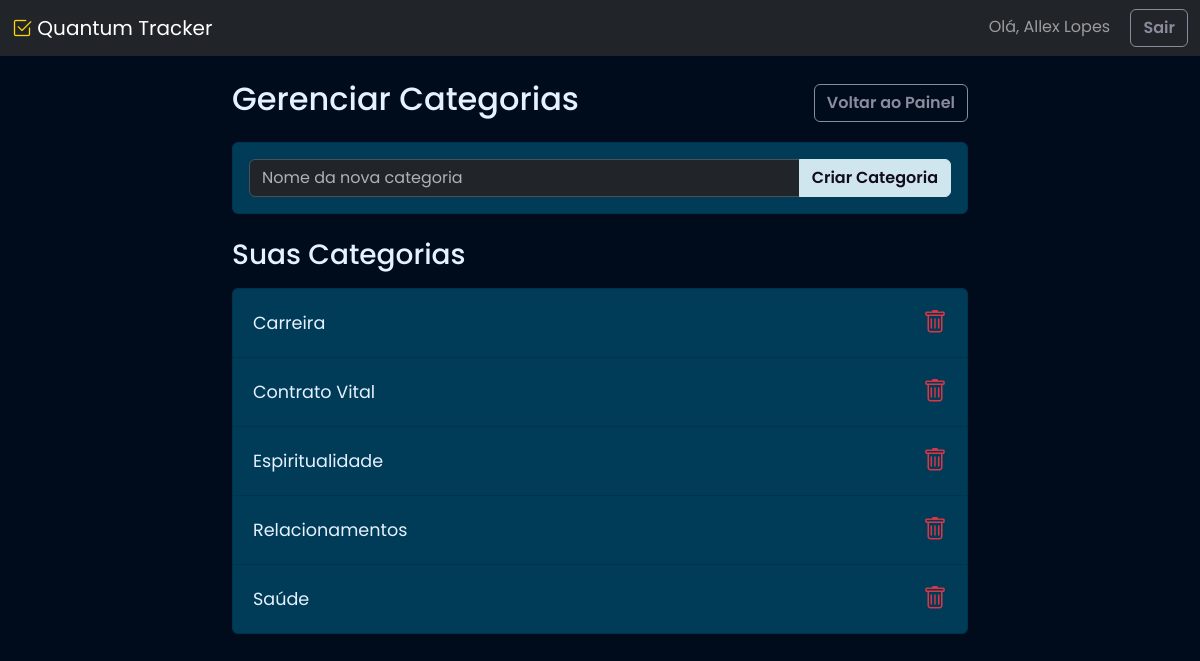
/categories (signed in), run on the app's committed database.
### main.py (models this page shows)
class User(db.Model):
    id = db.Column(db.Integer, primary_key=True)
    username = db.Column(db.String(20), unique=True, nullable=False)
    email = db.Column(db.String(120), unique=True, nullable=False)
    password = db.Column(db.String(60), nullable=False)
    tasks = db.relationship('Task', backref='author', lazy=True)
    categories = db.relationship('Category', backref='author', lazy=True)

class Category(db.Model):
    id = db.Column(db.Integer, primary_key=True)
    name = db.Column(db.String(100), nullable=False)
    user_id = db.Column(db.Integer, db.ForeignKey('user.id'), nullable=False)
    tasks = db.relationship('Task', backref='category', lazy=True)

### main.py (the view)
@app.route('/categories')
def categories():
    if 'user_id' not in session:
        return redirect(url_for('login'))
    user = db.session.get(User, session['user_id'])
    form = CategoryForm()
    user_categories = Category.query.filter_by(author=user).order_by(Category.name).all()
    return render_template('categories.html', title='Gerenciar Categorias', user=user, categories=user_categories, form=form)

### main.py
class CategoryForm(FlaskForm):
    name = StringField('Nome da Categoria', validators=[DataRequired(), Length(min=2, max=100)])
    submit = SubmitField('Criar Categoria')

### templates/categories.html (shortened to what this page needs)
<!DOCTYPE html>
<html lang="pt-BR" data-bs-theme="dark">
<head>
    <link href="https://cdn.jsdelivr.net/npm/bootstrap@5.3.2/dist/css/bootstrap.min.css" rel="stylesheet">
    <link rel="stylesheet" href="https://cdn.jsdelivr.net/npm/bootstrap-icons@1.11.1/font/bootstrap-icons.css">
    <link rel="stylesheet" href="{{ url_for('static', filename='style.css') }}">
</head>
<body>
    <nav class="navbar navbar-expand-lg navbar-dark bg-dark">
        <div class="container-fluid">
            <a class="navbar-brand" href="{{ url_for('dashboard') }}"><i class="bi bi-check2-square brand-icon"></i> Quantum Tracker</a>
            <div class="ms-auto">
                <span class="navbar-text me-3">Olá, {{ user.username }}</span>
                <a href="{{ url_for('logout') }}" class="btn btn-outline-secondary">Sair</a>
            </div>
        </div>
    </nav>
    <div class="container mt-4">
        <div class="row">
            <div class="col-md-8 offset-md-2">
                <div class="d-flex justify-content-between align-items-center mb-3">
                    <h2>Gerenciar Categorias</h2>
                    <a href="{{ url_for('dashboard') }}" class="btn btn-outline-secondary">Voltar ao Painel</a>
                </div>
                <div class="card mb-4">
                    <div class="card-body">
                        <form method="POST" action="{{ url_for('add_category') }}">
                            <div class="input-group">
                                {{ form.name(class="form-control", placeholder="Nome da nova categoria") }}
                                {{ form.submit(class="btn btn-primary") }}
                            </div>
                        </form>
                    </div>
                </div>
                <h3 class="mb-3">Suas Categorias</h3>
                <ul class="list-group">
                    {% for category in categories %}
                    <li class="list-group-item d-flex justify-content-between align-items-center quantum-task-item">
                        {{ category.name }}
                        <a href="{{ url_for('delete_category', category_id=category.id) }}" class="btn-action btn-delete">
                            <i class="bi bi-trash"></i>
                        </a>
                    </li>
                    {% else %}
                    <li class="list-group-item quantum-task-item">Nenhuma categoria criada.</li>
                    {% endfor %}
                </ul>
            </div>
        </div>
    </div>
</body>
</html>

### static/style.css (style rules this page uses)
:root { --quantum-dark-purple: #000b1b; --quantum-purple: #003c58; --quantum-cyan: #cfe6ee; --quantum-gold: #FFD700; --quantum-light-text: #e6f1ff; --quantum-muted-text: #8b8b9b; }
body { font-family: 'Poppins', sans-serif; background-color: var(--quantum-dark-purple); color: var(--quantum-light-text); }
.card { background-color: var(--quantum-purple); border: 1px solid #00334d; }
.btn-primary { background-color: var(--quantum-cyan); border-color: var(--quantum-cyan); color: #120c1c; font-weight: 600; transition: all 0.2s ease-in-out; }
.btn-outline-secondary { border-color: var(--quantum-muted-text); color: var(--quantum-muted-text); font-weight: 600; }
.brand-icon { color: var(--quantum-gold); }
.quantum-task-item { background-color: var(--quantum-purple); border-color: #00334d; padding: 1rem 1.25rem; font-size: 1.1rem; color: var(--quantum-light-text); }
.btn-action { background: none; border: none; }
.btn-action i { font-size: 1.5rem; vertical-align: middle; transition: transform 0.2s ease; }
.btn-delete i { color: #dc3545; }

### data on the page
User: username "Allex Lopes"
Category: name "Carreira"
Category: name "Contrato Vital"
Category: name "Espiritualidade"
Category: name "Relacionamentos"
Category: name "Saúde"
